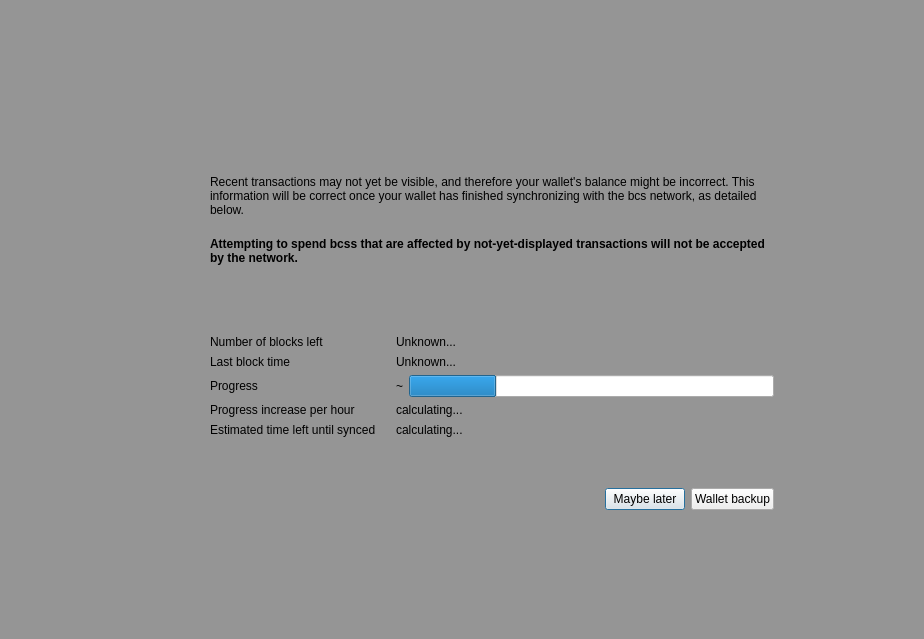
<?xml version="1.0" encoding="UTF-8"?>
<ui version="4.0">
 <class>ModalOverlay</class>
 <widget class="ModalOverlay" name="ModalOverlay">
  <property name="geometry">
   <rect>
    <x>0</x>
    <y>0</y>
    <width>924</width>
    <height>639</height>
   </rect>
  </property>
  <property name="windowTitle">
   <string>Form</string>
  </property>
  <layout class="QVBoxLayout" name="verticalLayout" stretch="0">
   <property name="sizeConstraint">
    <enum>QLayout::SetDefaultConstraint</enum>
   </property>
   <property name="leftMargin">
    <number>0</number>
   </property>
   <property name="topMargin">
    <number>0</number>
   </property>
   <property name="rightMargin">
    <number>0</number>
   </property>
   <property name="bottomMargin">
    <number>0</number>
   </property>
   <item>
    <widget class="QWidget" name="bgWidget" native="true">
     <property name="styleSheet">
      <string notr="true">#bgWidget { background: rgba(0,0,0,96); }</string>
     </property>
     <layout class="QVBoxLayout" name="verticalLayoutMain" stretch="0">
      <property name="leftMargin">
       <number>120</number>
      </property>
      <property name="topMargin">
       <number>120</number>
      </property>
      <property name="rightMargin">
       <number>120</number>
      </property>
      <property name="bottomMargin">
       <number>120</number>
      </property>
      <item>
       <widget class="QWidget" name="contentWidget" native="true">
        <layout class="QVBoxLayout" name="verticalLayout_3" stretch="1,0">
         <property name="spacing">
          <number>0</number>
         </property>
         <property name="leftMargin">
          <number>0</number>
         </property>
         <property name="topMargin">
          <number>0</number>
         </property>
         <property name="rightMargin">
          <number>0</number>
         </property>
         <property name="bottomMargin">
          <number>0</number>
         </property>
         <item>
          <widget class="QStackedWidget" name="stackedWidget">
           <property name="currentIndex">
            <number>0</number>
           </property>
           <widget class="QWidget" name="page">
            <layout class="QVBoxLayout" name="verticalLayout_2">
             <property name="spacing">
              <number>0</number>
             </property>
             <property name="leftMargin">
              <number>30</number>
             </property>
             <property name="topMargin">
              <number>10</number>
             </property>
             <property name="rightMargin">
              <number>30</number>
             </property>
             <property name="bottomMargin">
              <number>10</number>
             </property>
             <item>
              <spacer name="verticalSpacer_3">
               <property name="orientation">
                <enum>Qt::Vertical</enum>
               </property>
               <property name="sizeType">
                <enum>QSizePolicy::Expanding</enum>
               </property>
               <property name="sizeHint" stdset="0">
                <size>
                 <width>20</width>
                 <height>40</height>
                </size>
               </property>
              </spacer>
             </item>
             <item>
              <layout class="QHBoxLayout" name="horizontalLayoutIconText" stretch="0,1">
               <property name="spacing">
                <number>20</number>
               </property>
               <property name="topMargin">
                <number>20</number>
               </property>
               <item>
                <layout class="QVBoxLayout" name="verticalLayoutIcon">
                 <item>
                  <widget class="QPushButton" name="warningIcon">
                   <property name="enabled">
                    <bool>false</bool>
                   </property>
                   <property name="text">
                    <string/>
                   </property>
                   <property name="iconSize">
                    <size>
                     <width>48</width>
                     <height>48</height>
                    </size>
                   </property>
                   <property name="flat">
                    <bool>true</bool>
                   </property>
                  </widget>
                 </item>
                 <item>
                  <spacer name="verticalSpacerWarningIcon">
                   <property name="orientation">
                    <enum>Qt::Vertical</enum>
                   </property>
                   <property name="sizeHint" stdset="0">
                    <size>
                     <width>20</width>
                     <height>40</height>
                    </size>
                   </property>
                  </spacer>
                 </item>
                </layout>
               </item>
               <item>
                <layout class="QVBoxLayout" name="verticalLayoutInfoText">
                 <property name="leftMargin">
                  <number>0</number>
                 </property>
                 <property name="topMargin">
                  <number>0</number>
                 </property>
                 <item>
                  <widget class="QLabel" name="infoText">
                   <property name="text">
                    <string>Recent transactions may not yet be visible, and therefore your wallet's balance might be incorrect. This information will be correct once your wallet has finished synchronizing with the bcs network, as detailed below.</string>
                   </property>
                   <property name="textFormat">
                    <enum>Qt::RichText</enum>
                   </property>
                   <property name="wordWrap">
                    <bool>true</bool>
                   </property>
                  </widget>
                 </item>
                 <item>
                  <widget class="QLabel" name="infoTextStrong">
                   <property name="font">
                    <font>
                     <weight>75</weight>
                     <bold>true</bold>
                    </font>
                   </property>
                   <property name="text">
                    <string>Attempting to spend bcss that are affected by not-yet-displayed transactions will not be accepted by the network.</string>
                   </property>
                   <property name="textFormat">
                    <enum>Qt::RichText</enum>
                   </property>
                   <property name="wordWrap">
                    <bool>true</bool>
                   </property>
                  </widget>
                 </item>
                 <item>
                  <spacer name="verticalSpacerInTextSpace">
                   <property name="orientation">
                    <enum>Qt::Vertical</enum>
                   </property>
                   <property name="sizeHint" stdset="0">
                    <size>
                     <width>20</width>
                     <height>40</height>
                    </size>
                   </property>
                  </spacer>
                 </item>
                 <item>
                  <layout class="QFormLayout" name="formLayout">
                   <property name="fieldGrowthPolicy">
                    <enum>QFormLayout::ExpandingFieldsGrow</enum>
                   </property>
                   <property name="horizontalSpacing">
                    <number>20</number>
                   </property>
                   <property name="verticalSpacing">
                    <number>6</number>
                   </property>
                   <property name="topMargin">
                    <number>10</number>
                   </property>
                   <item row="0" column="0">
                    <widget class="QLabel" name="labelNumberOfBlocksLeft">
                     <property name="font">
                      <font>
                       <weight>50</weight>
                       <bold>false</bold>
                      </font>
                     </property>
                     <property name="text">
                      <string>Number of blocks left</string>
                     </property>
                    </widget>
                   </item>
                   <item row="0" column="1">
                    <widget class="QLabel" name="numberOfBlocksLeft">
                     <property name="sizePolicy">
                      <sizepolicy hsizetype="Expanding" vsizetype="Preferred">
                       <horstretch>0</horstretch>
                       <verstretch>0</verstretch>
                      </sizepolicy>
                     </property>
                     <property name="text">
                      <string>Unknown...</string>
                     </property>
                    </widget>
                   </item>
                   <item row="1" column="0">
                    <widget class="QLabel" name="labelLastBlockTime">
                     <property name="font">
                      <font>
                       <weight>50</weight>
                       <bold>false</bold>
                      </font>
                     </property>
                     <property name="text">
                      <string>Last block time</string>
                     </property>
                    </widget>
                   </item>
                   <item row="1" column="1">
                    <widget class="QLabel" name="newestBlockDate">
                     <property name="sizePolicy">
                      <sizepolicy hsizetype="Expanding" vsizetype="Preferred">
                       <horstretch>0</horstretch>
                       <verstretch>0</verstretch>
                      </sizepolicy>
                     </property>
                     <property name="text">
                      <string>Unknown...</string>
                     </property>
                    </widget>
                   </item>
                   <item row="2" column="0">
                    <widget class="QLabel" name="labelSyncDone">
                     <property name="font">
                      <font>
                       <weight>50</weight>
                       <bold>false</bold>
                      </font>
                     </property>
                     <property name="text">
                      <string>Progress</string>
                     </property>
                    </widget>
                   </item>
                   <item row="2" column="1">
                    <layout class="QHBoxLayout" name="horizontalLayoutSync" stretch="0,1">
                     <property name="spacing">
                      <number>6</number>
                     </property>
                     <item>
                      <widget class="QLabel" name="percentageProgress">
                       <property name="text">
                        <string notr="true">~</string>
                       </property>
                      </widget>
                     </item>
                     <item>
                      <widget class="QProgressBar" name="progressBar">
                       <property name="value">
                        <number>24</number>
                       </property>
                       <property name="format">
                        <string/>
                       </property>
                      </widget>
                     </item>
                    </layout>
                   </item>
                   <item row="4" column="0">
                    <widget class="QLabel" name="labelProgressIncrease">
                     <property name="font">
                      <font>
                       <weight>50</weight>
                       <bold>false</bold>
                      </font>
                     </property>
                     <property name="text">
                      <string>Progress increase per hour</string>
                     </property>
                    </widget>
                   </item>
                   <item row="4" column="1">
                    <widget class="QLabel" name="progressIncreasePerH">
                     <property name="sizePolicy">
                      <sizepolicy hsizetype="Expanding" vsizetype="Preferred">
                       <horstretch>0</horstretch>
                       <verstretch>0</verstretch>
                      </sizepolicy>
                     </property>
                     <property name="text">
                      <string>calculating...</string>
                     </property>
                    </widget>
                   </item>
                   <item row="5" column="0">
                    <widget class="QLabel" name="labelEstimatedTimeLeft">
                     <property name="font">
                      <font>
                       <weight>50</weight>
                       <bold>false</bold>
                      </font>
                     </property>
                     <property name="text">
                      <string>Estimated time left until synced</string>
                     </property>
                    </widget>
                   </item>
                   <item row="5" column="1">
                    <widget class="QLabel" name="expectedTimeLeft">
                     <property name="sizePolicy">
                      <sizepolicy hsizetype="Expanding" vsizetype="Preferred">
                       <horstretch>0</horstretch>
                       <verstretch>0</verstretch>
                      </sizepolicy>
                     </property>
                     <property name="text">
                      <string>calculating...</string>
                     </property>
                    </widget>
                   </item>
                  </layout>
                 </item>
                </layout>
               </item>
              </layout>
             </item>
             <item>
              <spacer name="verticalSpacer_4">
               <property name="orientation">
                <enum>Qt::Vertical</enum>
               </property>
               <property name="sizeHint" stdset="0">
                <size>
                 <width>20</width>
                 <height>40</height>
                </size>
               </property>
              </spacer>
             </item>
            </layout>
           </widget>
           <widget class="QWidget" name="page_2">
            <layout class="QVBoxLayout" name="verticalLayout_4">
             <property name="spacing">
              <number>15</number>
             </property>
             <property name="leftMargin">
              <number>30</number>
             </property>
             <property name="topMargin">
              <number>0</number>
             </property>
             <property name="rightMargin">
              <number>30</number>
             </property>
             <property name="bottomMargin">
              <number>0</number>
             </property>
             <item>
              <spacer name="verticalSpacer_2">
               <property name="orientation">
                <enum>Qt::Vertical</enum>
               </property>
               <property name="sizeHint" stdset="0">
                <size>
                 <width>20</width>
                 <height>40</height>
                </size>
               </property>
              </spacer>
             </item>
             <item>
              <layout class="QGridLayout" name="gridLayout">
               <item row="0" column="1">
                <widget class="QLabel" name="labelNote">
                 <property name="layoutDirection">
                  <enum>Qt::LeftToRight</enum>
                 </property>
                 <property name="text">
                  <string>Wallet backup prompt</string>
                 </property>
                 <property name="alignment">
                  <set>Qt::AlignLeading|Qt::AlignLeft|Qt::AlignVCenter</set>
                 </property>
                </widget>
               </item>
               <item row="1" column="1">
                <widget class="QLabel" name="labelMessage">
                 <property name="text">
                  <string>Please backup your wallet as soon
Please make sure to keep an updated antivirus and operating system. We can not recover Your funds if you visit phishing site or lose your backup. Please make sure to keep backups of your private keys or files. We do not store your private keys on this wallet. And you as a user, are entirely responsible for your funds and your own security.</string>
                 </property>
                 <property name="alignment">
                  <set>Qt::AlignLeading|Qt::AlignLeft|Qt::AlignVCenter</set>
                 </property>
                 <property name="wordWrap">
                  <bool>true</bool>
                 </property>
                </widget>
               </item>
               <item row="0" column="0">
                <widget class="QPushButton" name="warningIconBackup">
                 <property name="enabled">
                  <bool>false</bool>
                 </property>
                 <property name="sizePolicy">
                  <sizepolicy hsizetype="Fixed" vsizetype="Fixed">
                   <horstretch>0</horstretch>
                   <verstretch>0</verstretch>
                  </sizepolicy>
                 </property>
                 <property name="minimumSize">
                  <size>
                   <width>30</width>
                   <height>30</height>
                  </size>
                 </property>
                 <property name="maximumSize">
                  <size>
                   <width>30</width>
                   <height>30</height>
                  </size>
                 </property>
                 <property name="text">
                  <string/>
                 </property>
                 <property name="iconSize">
                  <size>
                   <width>30</width>
                   <height>30</height>
                  </size>
                 </property>
                 <property name="flat">
                  <bool>true</bool>
                 </property>
                </widget>
               </item>
               <item row="1" column="0">
                <spacer name="horizontalSpacer_2">
                 <property name="orientation">
                  <enum>Qt::Horizontal</enum>
                 </property>
                 <property name="sizeType">
                  <enum>QSizePolicy::Fixed</enum>
                 </property>
                 <property name="sizeHint" stdset="0">
                  <size>
                   <width>30</width>
                   <height>20</height>
                  </size>
                 </property>
                </spacer>
               </item>
              </layout>
             </item>
             <item>
              <spacer name="verticalSpacer">
               <property name="orientation">
                <enum>Qt::Vertical</enum>
               </property>
               <property name="sizeType">
                <enum>QSizePolicy::Expanding</enum>
               </property>
               <property name="sizeHint" stdset="0">
                <size>
                 <width>20</width>
                 <height>40</height>
                </size>
               </property>
              </spacer>
             </item>
            </layout>
           </widget>
          </widget>
         </item>
         <item>
          <widget class="QWidget" name="buttonsContainerWhite" native="true">
           <layout class="QHBoxLayout" name="horizontalLayout">
            <property name="leftMargin">
             <number>30</number>
            </property>
            <property name="topMargin">
             <number>15</number>
            </property>
            <property name="rightMargin">
             <number>30</number>
            </property>
            <item>
             <spacer name="horizontalSpacer">
              <property name="orientation">
               <enum>Qt::Horizontal</enum>
              </property>
              <property name="sizeHint" stdset="0">
               <size>
                <width>40</width>
                <height>20</height>
               </size>
              </property>
             </spacer>
            </item>
            <item>
             <widget class="QPushButton" name="closeButton">
              <property name="focusPolicy">
               <enum>Qt::StrongFocus</enum>
              </property>
              <property name="text">
               <string>Maybe later</string>
              </property>
              <property name="default">
               <bool>true</bool>
              </property>
             </widget>
            </item>
            <item>
             <widget class="QPushButton" name="walletBackupButton">
              <property name="text">
               <string>Wallet backup</string>
              </property>
             </widget>
            </item>
           </layout>
          </widget>
         </item>
        </layout>
       </widget>
      </item>
     </layout>
    </widget>
   </item>
  </layout>
 </widget>
 <customwidgets>
  <customwidget>
   <class>ModalOverlay</class>
   <extends>QWidget</extends>
   <header>qt/modaloverlay.h</header>
   <container>1</container>
  </customwidget>
 </customwidgets>
 <resources/>
 <connections/>
</ui>
